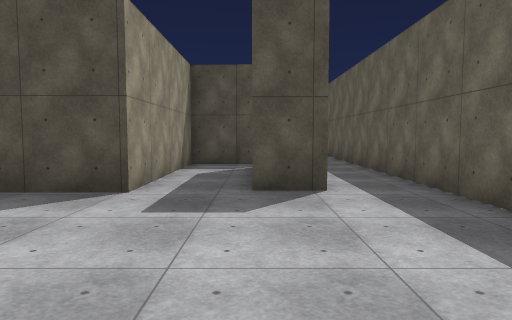
[1] (above)

24 first-person views from a walk through a scene from a Unity 3-D project. The camera is 1.5 m above the floor, tilts 4° down and sees 70° across. The floor is counted in squares, 2 m on a side. Each view is taken from the middle of a square. On the plan, view 1 faces up. The plan holds only what a view shows up to about 11 squares ahead; the rest is blank. The place goes on beyond the plan. Some trees and plants on the terrain are drawn as simple stand-ins. The player is left out. Surface patterns are stand-ins for the level's own textures.

[2]
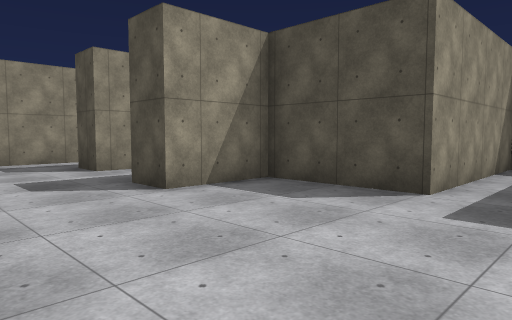

[3]
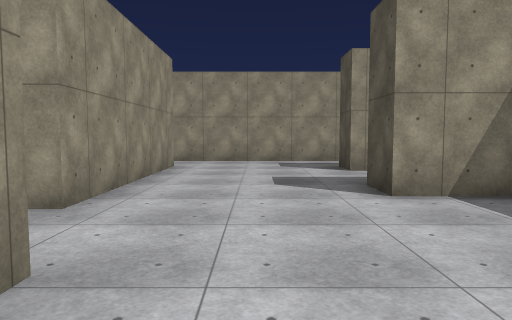

[4]
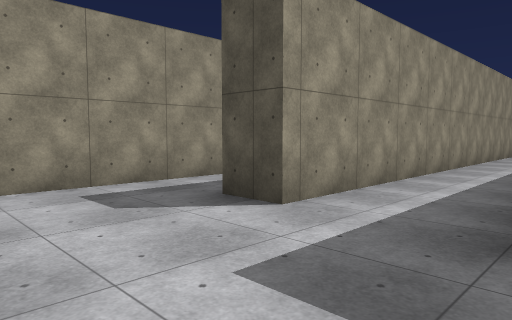

[5]
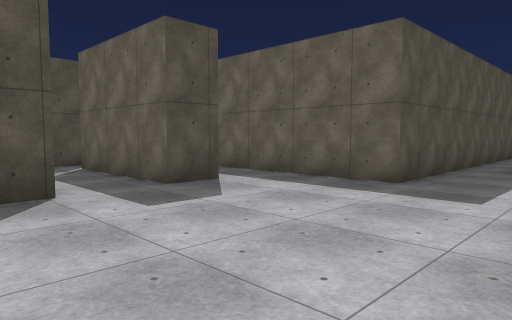

[6]
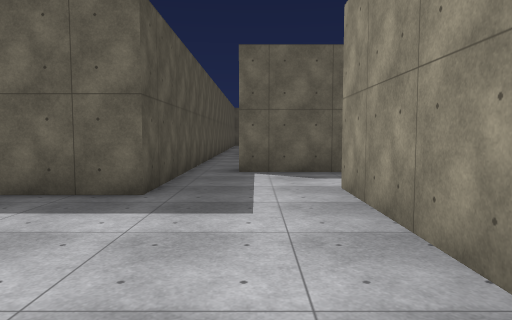

[7]
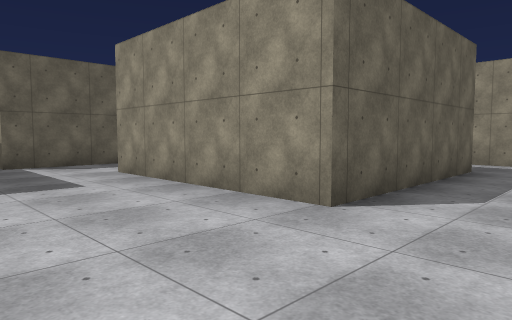

[8]
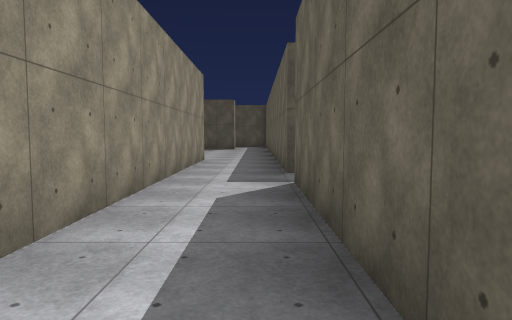

[9]
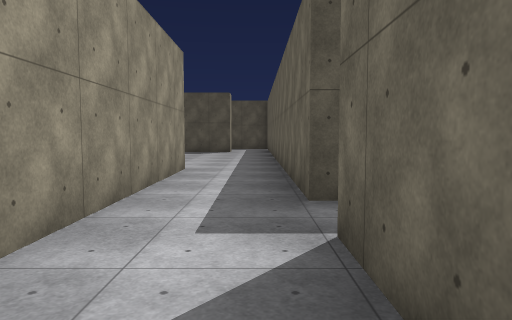

[10]
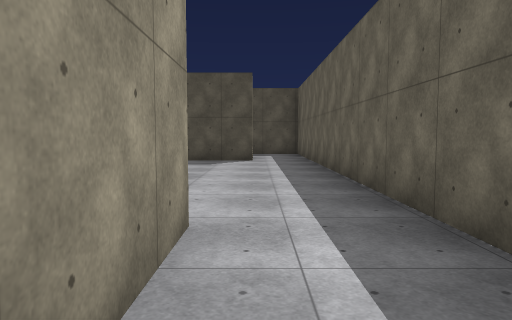

[11]
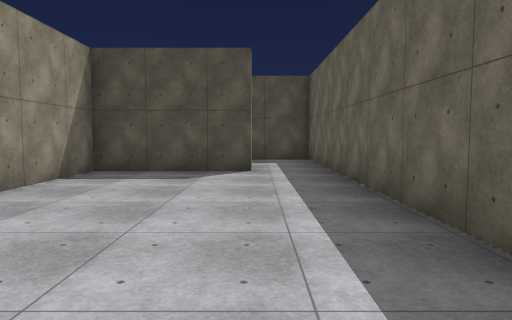

[12]
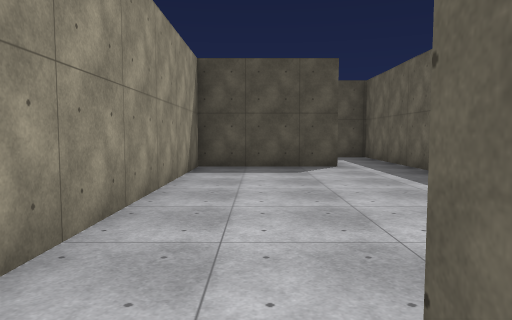

[13]
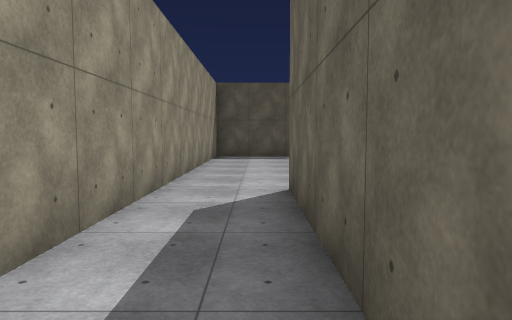

[14]
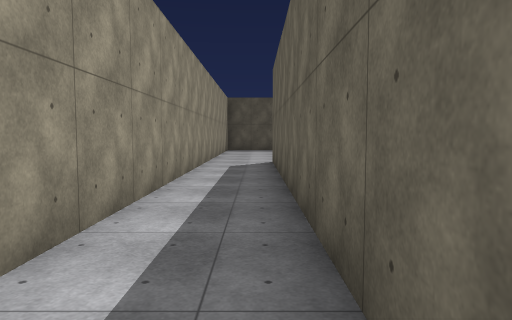

[15]
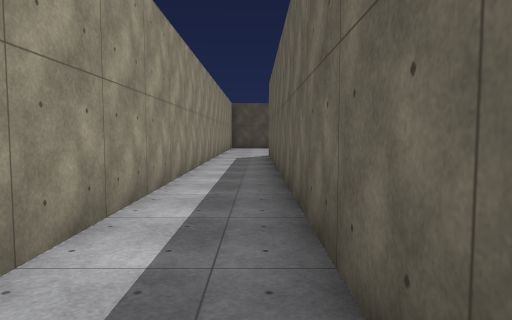

[16]
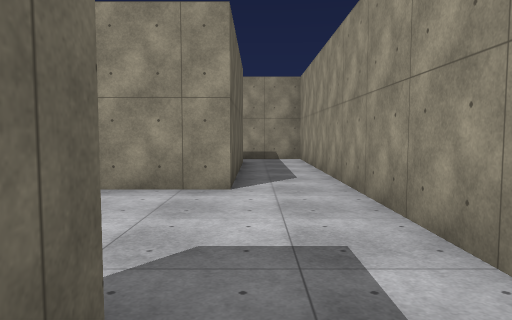

[17]
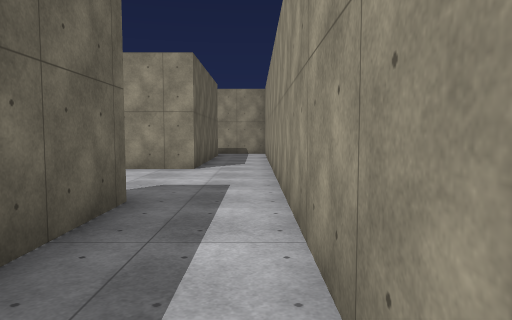

[18]
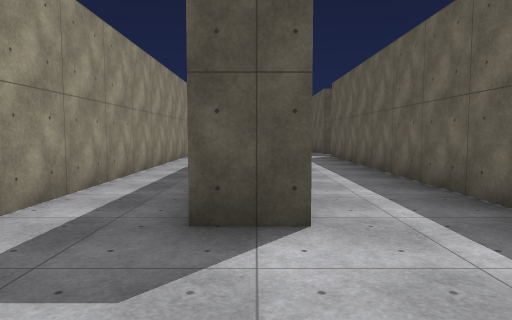

[19]
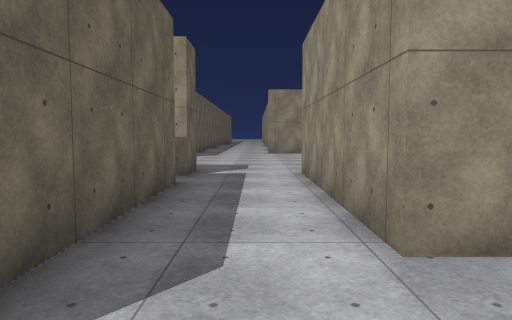

[20]
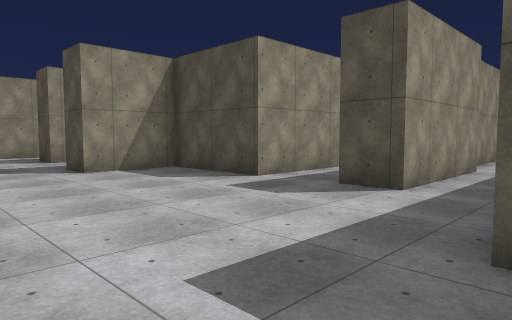

[21]
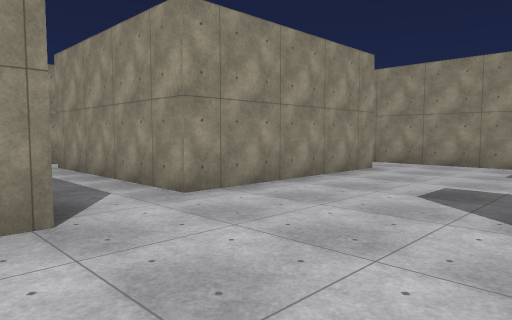

[22]
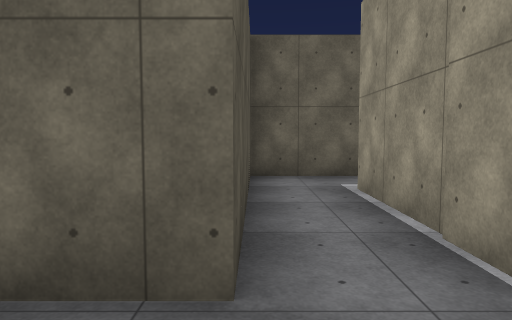

[23]
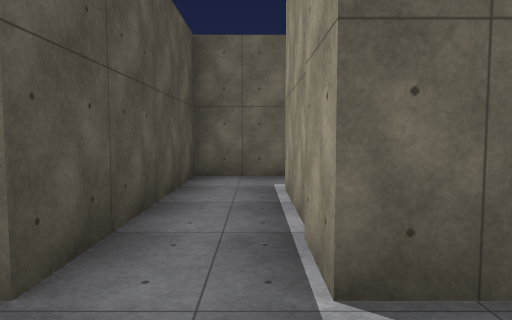

[24]
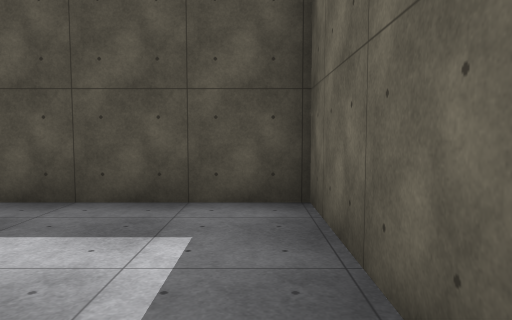

### Floor plan
Points are (right, up) in squares from view 1. A wall is a line through its corners. A room is listed if a view was taken in it or the views show most of it. See-through windows are left out.
Room 1 (views 1, 2, 3, 4, 5, 6, 7, 8, 9, 10, 12, 13, 14, 15, 16, 17, 18, 19, 20, 21, 22, 23)
walls: (-5.4, 3.6) (-5.4, 12.6) (-2, 12.6); (-0.6, 9.3) (-1.6, 9.3) (-1.6, 4.7) (-4.4, 4.7) (-4.4, 2.7) (-5.5, 2.7); (1, 8.4) (1, 4.7) (0, 4.7) (0, 8.4); (-0.5, 12.1) (-0.5, 14.1) (-5.4, 14.1) (-5.4, 17.6); (-1.9, -5.2) (-1.9, -0.2) (3.1, -0.2) (3.1, -5.2); (-8.5, -5.4) (-8.5, -0.9) (-3.7, -0.9) (-3.7, -5.5); (6.4, 2.4) (2.5, 2.4) (2.5, 8.5); (5.3, -3.8) (5.3, 1.4); (5.3, -5.5) (5.3, -4.6); (-7.5, 18) (-7.5, 3) (-8.5, 3) (-8.5, 18); (-10.3, 18.5) (-10.3, -5.5)
ways out: opening at (-8, 18.2) to room 2; opening at (-1, 12); opening at (0, 9); opening at (2, 9); opening at (6, 2)
Room 2 (views 11, 24)
walls: (-7, 25.5) (-10.3, 25.5) (-10.3, 18.5); (-5.4, 17.6) (-5.4, 25.5)
ways out: opening at (-8, 18.2) to room 1; opening at (-6.5, 26)

Where each view was taken, in squares from view 1:
view 1: 0 up, 0 right, facing up
view 2: 0 up, 0 right, facing up-left
view 3: 1 up, 0 right, facing left
view 4: 0 up, 5 left, facing up-left
view 5: 0 up, 3 left, facing up-right
view 6: 1 up, 2 left, facing right
view 7: 3 up, 4 left, facing down-right
view 8: 7 up, 6 left, facing up
view 9: 10 up, 6 left, facing up
view 10: 15 up, 7 left, facing up
view 11: 18 up, 7 left, facing up
view 12: 17 up, 9 left, facing up
view 13: 13 up, 9 left, facing up
view 14: 8 up, 9 left, facing up
view 15: 5 up, 9 left, facing up
view 16: 4 up, 9 left, facing down
view 17: 7 up, 10 left, facing down
view 18: 0 up, 8 left, facing up
view 19: 2 up, 4 right, facing down
view 20: 0 up, 3 right, facing up-left
view 21: 3 up, 1 left, facing down-left
view 22: 14 up, 7 left, facing right
view 23: 13 up, 7 left, facing right
view 24: 25 up, 6 left, facing up
